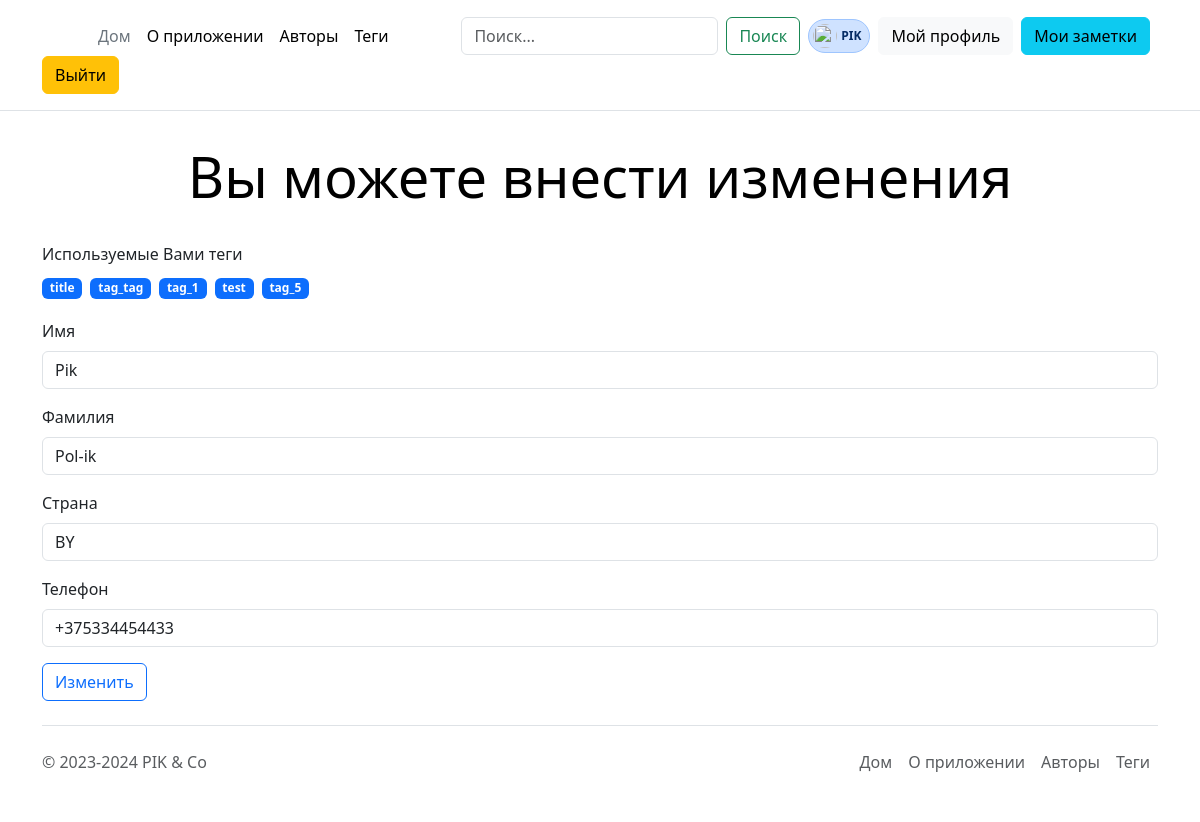
/user/profile (signed in), run on the app's committed database.
### user/models.py (models this page shows)
class User(AbstractUser):
    phone = models.CharField(max_length=11, null=True, blank=True)
    country = models.CharField(max_length=20, null=True, blank=True)
    class Meta:
        db_table = "users"

### notes/models.py (models this page shows, shortened)
class Tag(models.Model):
    name = models.CharField(max_length=50, unique=True)
    objects = models.Manager()  # Он подключается к базе.

### user/views.py (the view, shortened to what this page needs)
# urls.py: path("profile", views.profile_update_view, name="profile-view"),
@login_required
def profile_update_view(request: WSGIRequest):
    user = get_object_or_404(User, username=request.user)
    print(user, user.username, request.user)
    if user != request.user:
        return HttpResponseForbidden("У Вас нет разрешения на редактирование объекта")
    tags_queryset = Tag.objects.filter(notes__user=user).distinct()
    return render(request, 'user/profile.html', {'tags': tags_queryset})

### user/templates/user/profile.html (shortened to what this page needs)
{% extends "base.html" %}
{% block content %}
  <div class='container'>
	<div class="pricing-header p-3 pb-md-4 mx-auto text-center">
      <h1 class="display-4 fw-normal text-body-emphasis">Вы можете внести изменения</h1>
    </div>
    <label for="exampleFormControlInput1" class="form-label">Используемые Вами теги</label>
    <div class="d-flex align-items-center py-1 mb-3">
      {% for tag in tags %}
        <span class="me-2 badge text-bg-primary">{{ tag.name }}</span>
      {% endfor %}
    </div>
    <form action="{% url 'profile-view' %}" method="post" enctype="multipart/form-data">
      <div class="mb-3">
        <label for="exampleFormControlInput1" class="form-label">Имя</label>
        <input name="first_name" type="text" class="form-control" id="exampleFormControlInput1" value="{{ user.first_name }}">
      </div>
      <div class="mb-3">
        <label for="exampleFormControlInput1" class="form-label">Фамилия</label>
        <input name="last_name" type="text" class="form-control" id="exampleFormControlInput1" value="{{ user.last_name }}">
      </div>
      <div class="mb-3">
        <label for="exampleFormControlInput1" class="form-label">Страна</label>
        <input name="country" type="text" class="form-control" id="exampleFormControlInput1" value="{{ user.country }}">
      </div>
      <div class="mb-3">
        <label for="exampleFormControlInput1" class="form-label">Телефон</label>
        <input name="phone" type="text" class="form-control" id="exampleFormControlInput1" value="{{ user.phone }}">
      </div>
      <button type="submit" class="btn btn-outline-primary">Изменить</button>
    </form>
  </div>
{% endblock %}

### templates/menu.html (shortened to what this page needs)
{% if user.is_authenticated %}
  <header class="p-3 mb-3 border-bottom">
    <div class="container">
      <div class="d-flex flex-wrap align-items-center justify-content-center justify-content-lg-start">
        <a href="/" class="d-flex align-items-center mb-2 mb-lg-0 link-body-emphasis text-decoration-none">
          <svg class="bi me-2" width="40" height="32" role="img" aria-label="Бутстрап"><use xlink:href="#bootstrap"></use></svg>
        </a>
        <ul class="nav col-12 col-lg-auto me-lg-auto mb-2 justify-content-center mb-md-0">
          <li><a href="{% url 'home' %}" class="nav-link px-2 link-secondary">Дом</a></li>
          <li><a href="{% url 'about' %}" class="nav-link px-2 link-body-emphasis">О приложении</a></li>
          <li><a href="{% url 'all_users' %}" class="nav-link px-2 link-body-emphasis">Авторы</a></li>
          <li><a href="{% url 'all_tags' %}" class="nav-link px-2 link-body-emphasis">Теги</a></li>
        </ul>
        <form class="d-flex" role="search" action="{% url 'filter-notes' %}">
          <input name="search" value="{{ search_value_form }}"
                 class="form-control me-2" type="search" placeholder="Поиск..." aria-label="Поиск">
          <button class="btn btn-outline-success me-2" type="submit">Поиск</button>
        </form>
        <div class="d-flex gap-2 justify-content-center me-2">
          <span class="badge d-flex align-items-center p-1 pe-2 text-primary-emphasis bg-primary-subtle border border-primary-subtle rounded-pill">
            <img class="rounded-circle me-1" width="24" height="24" src="https://github.com/mdo.png" alt="">{{ user }}
          </span>
        </div>
        <div class="text-end">
          <a class="btn btn btn-light me-2" href="{% url 'profile-view' %}" role="button">Мой профиль</a>
        </div>
        <div class="text-end">
          <a class="btn btn-info me-2" href="{% url 'your_notes' user %}" role="button">Мои заметки</a>
        </div>
        <form action="{% url 'logout' %}" method="post">
          <button class="btn btn-warning" type="submit">Выйти</button>
        </form>
      </div>
    </div>
  </header>
{% endif %}

### data on the page
User: username "PIK", first_name "Pik", last_name "Pol-ik", country "BY", phone "+375334454433"
Tag: name "title"
Tag: name "tag_tag"
Tag: name "tag_1"
Tag: name "test"
Tag: name "tag_5"
